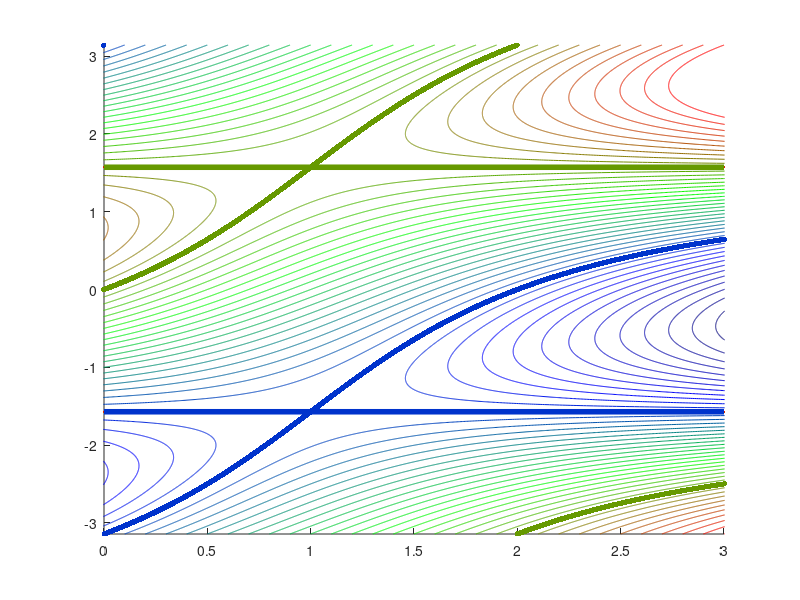

The MATLAB script that drew this image:


A = 1;
B = 1;
send = 3;
theta0 = 0;
figure
hold on
for c=-3:0.1:2
   theta = -pi():0.001:pi();
   thetag = theta-theta0;
   s = A*tan(thetag)+B*ones(size(thetag))-c./cos(thetag);
   p = (c+3)/5;
   col = [max(0,1-abs(3*(p-1))),max(0,1-abs(3*(p-2/3))),max(0,1-abs(3*(p-1/3)))];
   plot(s,theta,'Color',col)

end

for c=[0.999999,-0.999999]
   theta = -pi():0.0005:pi();
   thetag = theta-theta0;
   s = A*tan(thetag)+B*ones(size(thetag))-c./cos(thetag);
   p = (c+3)/5;
   col = [max(0,1-abs(3*(p-1))),max(0,1-abs(3*(p-2/3))),max(0,1-abs(3*(p-1/3)))];
   plot(s,theta,'.','Color',col,'markerSize',12)
   plot([0,send],ones(2,1)*sign(c)*pi()/2,'Color',col,'lineWidth',4)
end



hold off
xlim([0,send]);
ylim([-pi(),pi()]);